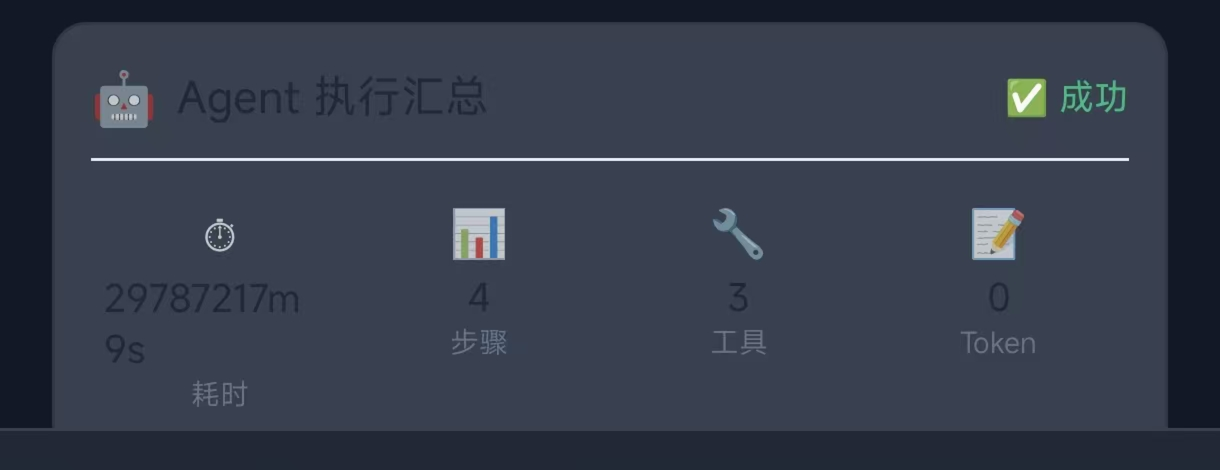
#> input picture ocr_regions/strip_s_bottom_card.png, 4880 x 1880 px, found by its file name (shown at 1/4 size)
$ python bands.py
#> lines starting #> are read from the running program, lines starting #| are printed output that depends on the picture
from PIL import Image, ImageOps

ocr = r"D:\qzq\smartquiz\ocr_regions"
sb = Image.open(ocr + r"\strip_s_bottom_card.png").convert("L")  # 4x of (0,1750,1220,2220)

bands = [
    ("b_title",   (0, 1750, 1220, 1940)),
    ("b_stat",    (0, 1940, 1220, 2090)),
    ("b_label",   (0, 2060, 1220, 2200)),
]
for name, box in bands:
    b = sb.crop(((box[0]-0)*4, (box[1]-1750)*4, (box[2]-0)*4, (box[3]-1750)*4))
    b2 = b.resize((b.width*2, b.height*2), Image.LANCZOS)
    ImageOps.autocontrast(b2).save(ocr + f"\\{name}_8x.png")
    print(name, b2.size)
#> this loop made 3 passes
#> pass 1, `b = sb.crop(((box[0]-0)*4, (box[1]-1750)*4, (box[2]-0)*4, (box[3]-1750..`:
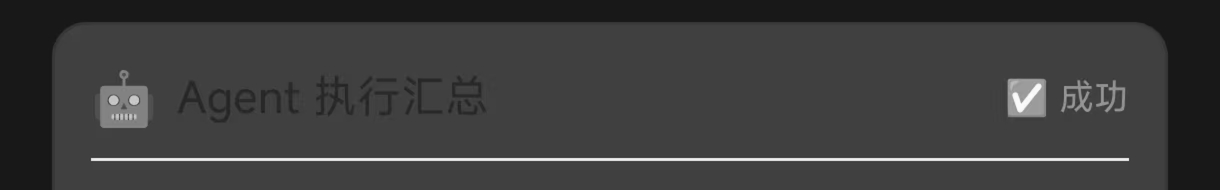
#> b: PIL image 4880x760 L (shown at 1/4 size); min 18, max 255, mean 59.7
#> pass 1, `ImageOps.autocontrast(b2).save(ocr + f"\\{name}_8x.png")`:
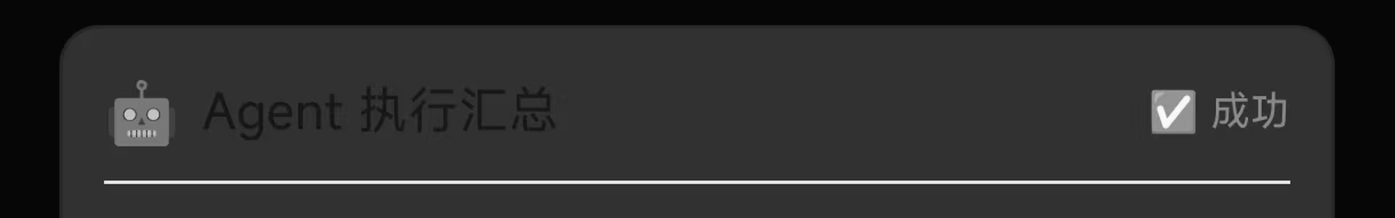
#> saved as b_title_8x.png: PIL image 9760x1520 L (shown at 1/7 size); min 0, max 255, mean 44.3
#> pass 2, `b = sb.crop(((box[0]-0)*4, (box[1]-1750)*4, (box[2]-0)*4, (box[3]-1750..`:
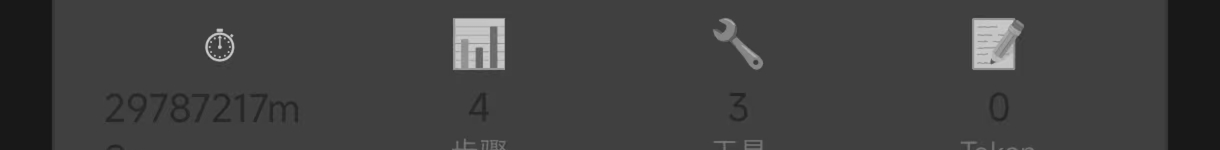
#> b: PIL image 4880x600 L (shown at 1/4 size); min 23, max 230, mean 63.9
#> after the loop:
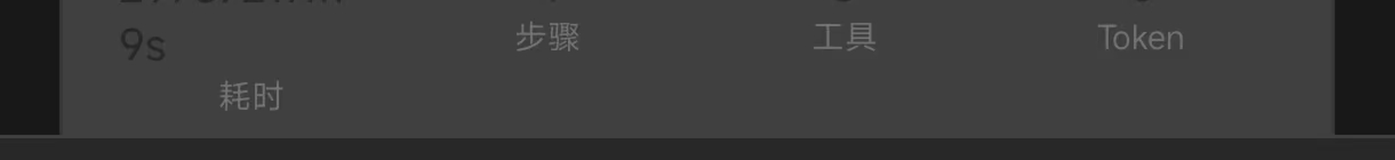
#> b2: PIL image 9760x1120 L (shown at 1/7 size); min 18, max 133, mean 58.3

# also full-width title band at 10x from region_full (1x)
f = Image.open(ocr + r"\region_full.png").convert("L")
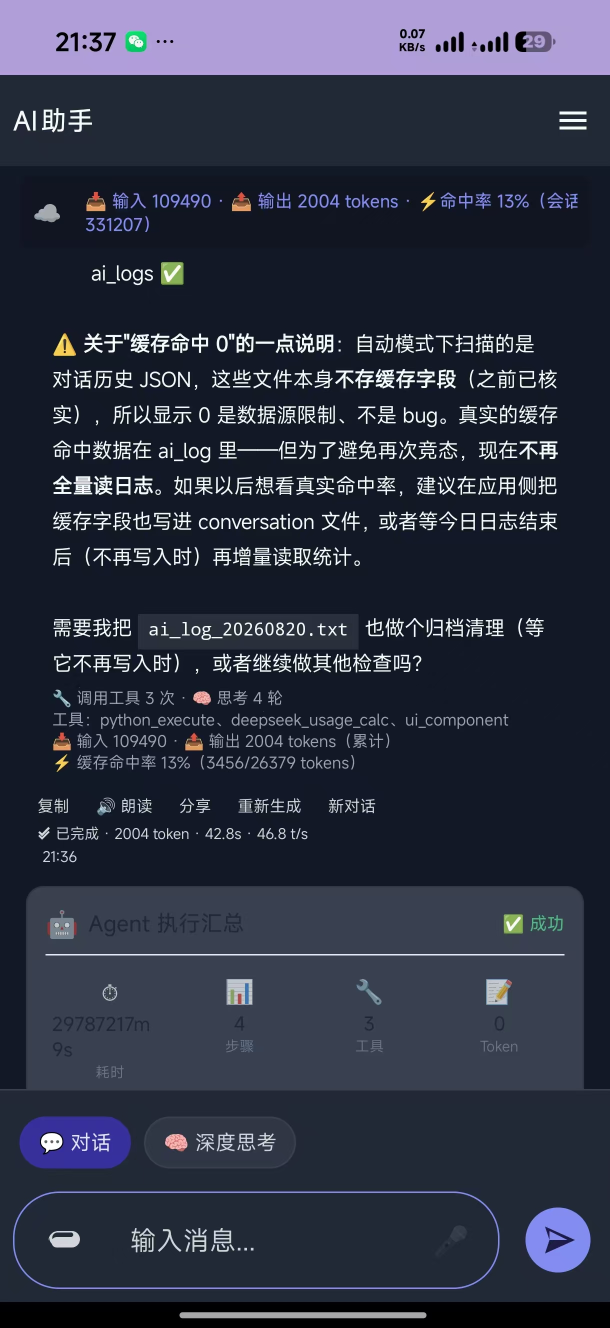
#> input picture ocr_regions/region_full.png, 1220 x 2656 px, found by its file name (shown at 1/2 size)
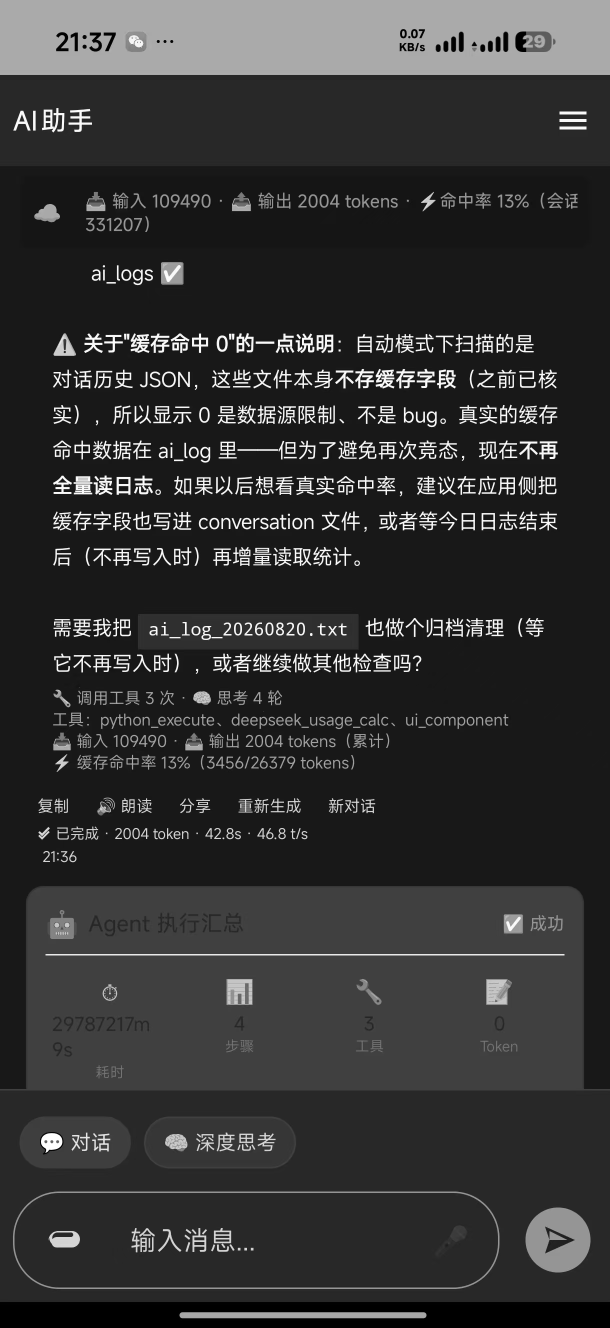
#> f: PIL image 1220x2656 L (shown at 1/2 size); min 0, max 255, mean 51.1
b = f.crop((0, 1760, 1220, 1920))
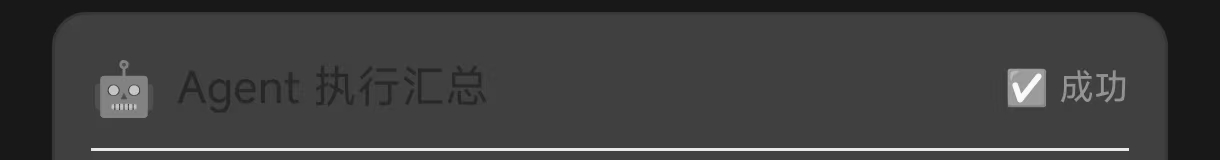
#> b: PIL image 1220x160 L; min 19, max 253, mean 61.8
b3 = b.resize((b.width*3, b.height*3), Image.LANCZOS)
ImageOps.autocontrast(b3).save(ocr + r"\b_title_3x_from_full.png")
print("title10x", b3.size)
#| title10x (3660, 480)
